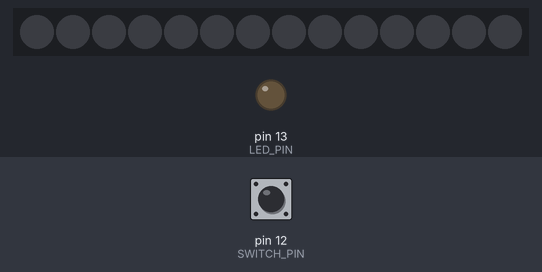
The program below on a simulated Arduino Leonardo, built with avr-gcc and run on an emulated ATmega32U4. Shown: 14 RGB LEDs in strip order, left to right, output pins drawn as LEDs (lit = HIGH). The test bench sets the inputs (shaded band); at power-on: pin 12 (SWITCH_PIN) HIGH. Dim RGB values are drawn brighter than linear; WiFi joins after 1.5 s; servers stay silent unless stated.

Above: at 1.2 s.
1.3 s: pin 12 (SWITCH_PIN) pulled LOW for 3.2 s
At 5.5 s:
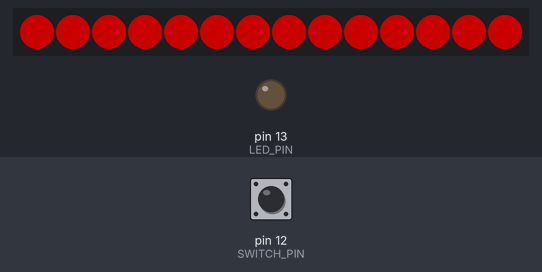
6.0 s: pin 12 (SWITCH_PIN) pulled LOW for 0.15 s
At 7.1 s:
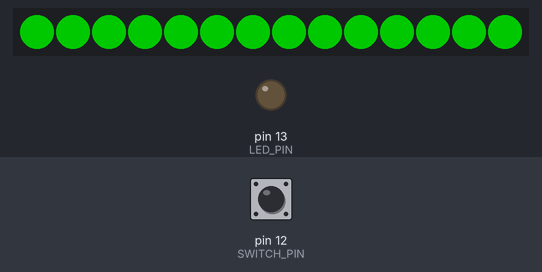
7.6 s: pin 12 (SWITCH_PIN) pulled LOW for 1 s
At 9.6 s:
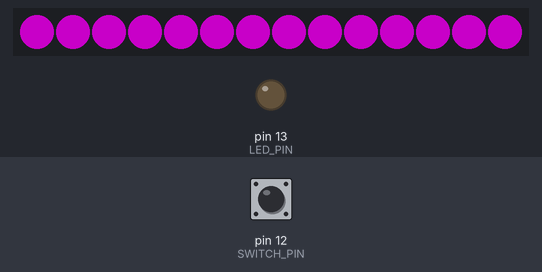
Timing chart, 0 to 11.1 s (numbered marks = the images above; inputs shaded):
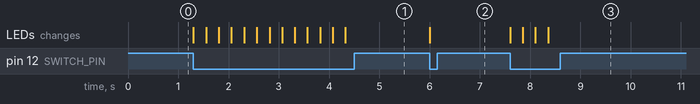

The program:

main.cpp
```cpp
#define DEBUG 1

#define SWITCH_PIN 12
#define LED_PIN 13

#define NUMPIXELS 14
#define PIN 8

#define DEBOUNCE_DELAY 50
#define LONG_PRESS_DELAY 1000

#define RED strip.Color(255, 0, 0)
#define GREEN strip.Color(0, 255, 0)
#define BLUE strip.Color(0, 0, 255)
#define YELLOW strip.Color(255, 255, 0)
#define CYAN strip.Color(0, 255, 255)
#define MAGENTA strip.Color(255, 0, 255)

#include <Arduino.h>
#include <OSCMessage.h>
#include <Ethernet.h>
#include <EthernetUdp.h>
#include <SPI.h>
#include <Adafruit_NeoPixel.h>

Adafruit_NeoPixel strip = Adafruit_NeoPixel(NUMPIXELS, PIN, NEO_GRB + NEO_KHZ800);

// ETHERNET CONFIGURATION
IPAddress ip(192, 168, 1, 98);                        //the Arduino's IP
const unsigned int inPort = 7001;                     //Arduino's Port

IPAddress outIp(192, 168, 1, 100);                    //destination IP
const unsigned int outPort = 7000;                    //destination Port
byte mac[] = {0x90, 0xA2, 0xDA, 0x0A, 0x2B, 0X1E};    //Arduino's MAC

EthernetUDP Udp;

bool lastState            = HIGH;
bool currentState         = HIGH;
bool longPressDetected    = false;

uint8_t col = 1;                                // Column number
uint8_t longPressState       = 4;
uint8_t shortPressState      = 2;

uint32_t color[] = { RED, GREEN, BLUE, YELLOW, CYAN, MAGENTA };

uint32_t lastDebounceTime = 0;
uint32_t lastPressTime    = 0;

void neoPixel(uint32_t color) {
  for (int i = 0; i < NUMPIXELS; i++) {
    strip.setPixelColor(i, color);
  } strip.show();
}

void oscSend(const char* address, const char* type, uint8_t column) {
  char fullAddress[50];
  snprintf(fullAddress, sizeof(fullAddress), "%s%d/connect", address, column);
  OSCMessage msg(fullAddress);
  Udp.beginPacket(outIp, outPort);
  msg.send(Udp);
  Udp.endPacket();
  msg.empty();
}

void readSwitch1() {
  uint32_t currentMillis = millis();
  bool reading = digitalRead(SWITCH_PIN);

  if (reading != lastState) { lastDebounceTime = currentMillis; }
  if ((currentMillis - lastDebounceTime) > DEBOUNCE_DELAY) {
    if (reading != currentState) {
      currentState = reading;

      if (currentState == LOW) {
        lastPressTime = currentMillis;
        longPressDetected = false;
      } else if (!longPressDetected && (currentMillis - lastPressTime) < LONG_PRESS_DELAY) {
        if (DEBUG) { Serial.println("Short Press Detected"); }
        oscSend("/composition/columns/", "i", shortPressState);
        shortPressState ^= 1;                   // Toggle between 2 and 3
        digitalWrite(LED_PIN, HIGH);
        neoPixel(color[shortPressState]);
      }
    }
  }

  if (currentState == LOW && (currentMillis - lastPressTime) >= LONG_PRESS_DELAY && !longPressDetected) {
    if (DEBUG) { Serial.println("Long Press Detected"); }
    oscSend("/composition/columns/", "i", longPressState);
    longPressState ^= 1;                        // Toggle between 4 and 5
    digitalWrite(LED_PIN, LOW);
    neoPixel(color[longPressState]);
    longPressDetected = true;
  }

  lastState = reading;
}

void readSwitch2(){
  bool reading = digitalRead(SWITCH_PIN);
  if (reading == LOW){
    if (millis() - lastDebounceTime < 250){ return; }
    oscSend("/composition/columns/", "i", col);
    neoPixel(color[col-1]);
    col++;
    if (col > 6) col = 1;
    lastDebounceTime = millis();
  }
}

void setup() {
  Serial.begin(115200);
  pinMode(SWITCH_PIN, INPUT_PULLUP);
  pinMode(LED_PIN, OUTPUT);
  strip.begin();
  strip.setBrightness(100);
  strip.show();

  Ethernet.begin(mac, ip);
  Udp.begin(inPort);
}

void loop() {
  // readSwitch1();
  readSwitch2();
}
```

Measured:
- after the input at 1.3 s, the LEDs: change at once (image 1)
- after the input at 6.0 s, the LEDs: change at once (image 2)
- after the input at 7.6 s, the LEDs: first change at once (image 3 shows a later state)
